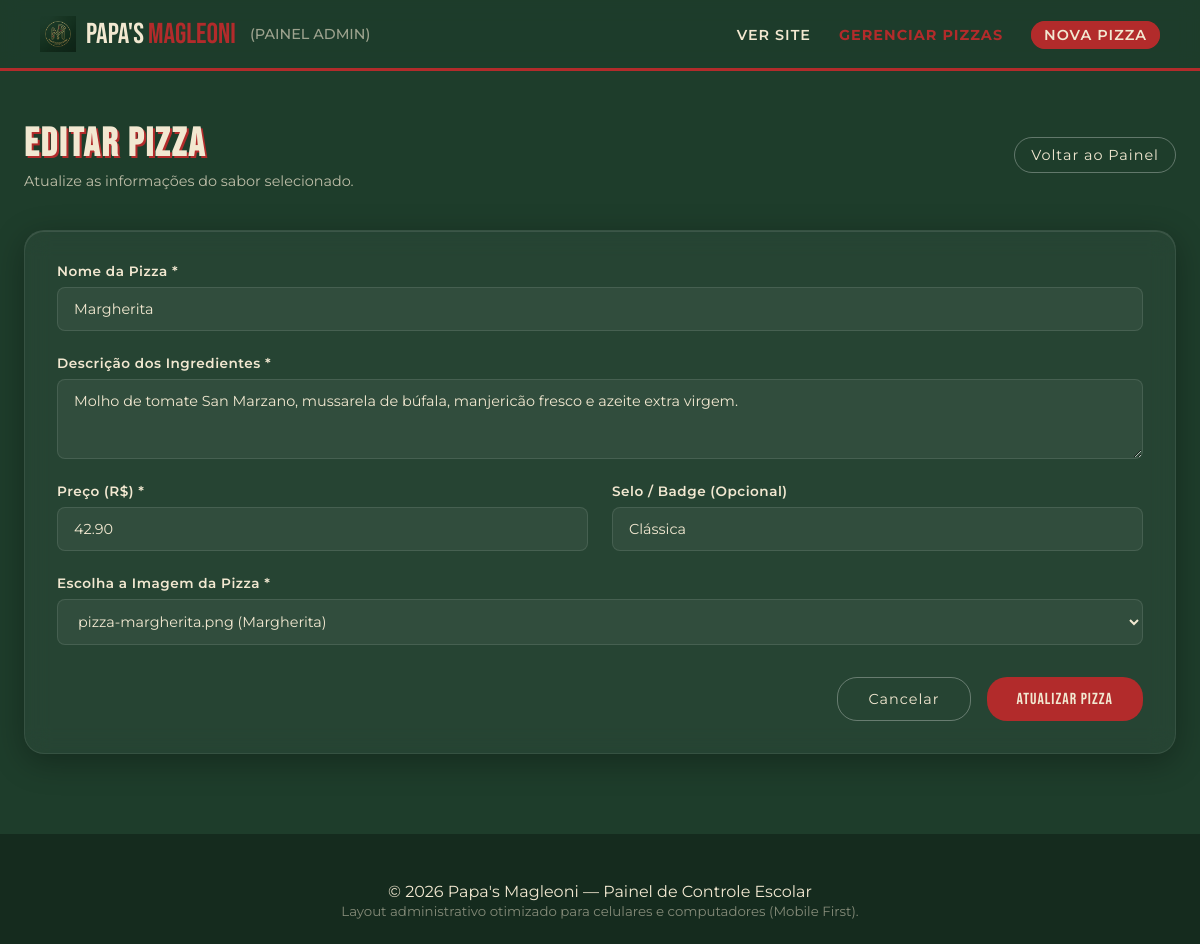
Screenshot of /editar.php?id=1 with the database file from the repository.
### tables this page shows
CREATE TABLE IF NOT EXISTS pizzas (id INT UNSIGNED AUTO_INCREMENT PRIMARY KEY,categoria_id INT UNSIGNED NULL,nome VARCHAR(100) NOT NULL,descricao TEXT NOT NULL,preco DECIMAL(10,2) NOT NULL,badge VARCHAR(50) DEFAULT NULL,imagem VARCHAR(255) NOT NULL,criado_em TIMESTAMP DEFAULT CURRENT_TIMESTAMP,CONSTRAINT fk_pizzas_categoria FOREIGN KEY (categoria_id) REFERENCES categorias(id) ON DELETE SET NULL);

### editar.php (the view, shortened to what this page needs)
<?php
require_once 'config/conexao.php';
$id = $_GET['id'] ?? null;
try {
    $stmt = $pdo->prepare("SELECT * FROM pizzas WHERE id = ?");
    $stmt->execute([$id]);
    $pizza = $stmt->fetch();
} catch (\PDOException $e) {
    $pizza = false;
    $error = "Erro ao buscar informações da pizza: " . $e->getMessage();
}
require_once 'includes/header_admin.php';
?>
<main class="admin-main">
    <section class="admin-header">
        <div>
            <h1 class="admin-title">Editar Pizza</h1>
            <p class="admin-subtitle">Atualize as informações do sabor selecionado.</p>
        </div>
        <a class="btn-outline-admin btn-sm" href="gerenciar.php" style="text-decoration:none;">
            Voltar ao Painel
        </a>
    </section>
    <section class="glass-card">
        <form action="editar.php?id=<?= $pizza['id'] ?>" method="post">
            <div class="form-grid-admin">
                <div class="form-group-admin full">
                    <label class="form-label-admin" for="nome">Nome da Pizza *</label>
                    <input class="form-control-admin" type="text" id="nome" name="nome" value="<?= htmlspecialchars($pizza['nome']) ?>" required>
                </div>
                <div class="form-group-admin full">
                    <label class="form-label-admin" for="descricao">Descrição dos Ingredientes *</label>
                    <textarea class="form-control-admin" id="descricao" name="descricao" rows="3" required style="resize:vertical;"><?= htmlspecialchars($pizza['descricao']) ?></textarea>
                </div>
                <div class="form-group-admin">
                    <label class="form-label-admin" for="preco">Preço (R$) *</label>
                    <input class="form-control-admin" type="number" step="0.01" min="0" id="preco" name="preco" value="<?= $pizza['preco'] ?>" required>
                </div>
                <div class="form-group-admin">
                    <label class="form-label-admin" for="badge">Selo / Badge (Opcional)</label>
                    <input class="form-control-admin" type="text" id="badge" name="badge" value="<?= htmlspecialchars($pizza['badge']) ?>" placeholder="Ex: Favorita, Novidade, Especial">
                </div>
                <div class="form-group-admin full">
                    <label class="form-label-admin" for="imagem">Escolha a Imagem da Pizza *</label>
                    <select class="form-control-admin" id="imagem" name="imagem" required>
                        <option value="images/pizza-margherita.png" <?= $pizza['imagem'] === 'images/pizza-margherita.png' ? 'selected' : '' ?>>pizza-margherita.png (Margherita)</option>
                    </select>
                </div>
            </div>
            <div style="display:flex; justify-content:flex-end; gap:16px; margin-top:32px;">
                <a class="btn-outline-admin btn-sm" href="gerenciar.php" style="text-decoration:none; padding:12px 30px;">Cancelar</a>
                <button class="btn-primary btn-sm" type="submit" style="padding:12px 30px; font-size:1rem; cursor:pointer;">Atualizar Pizza</button>
            </div>
        </form>
    </section>
</main>
<?php require_once 'includes/footer_admin.php'; ?>

### styles.css (style rules this page uses)
:root { --green-dark: #1E3D2B; --green-olive: #6B8E23; --red: #B22B2B; --cream: #F2E8D1; --brown: #8C4A2F; --green-light: #2a5a3a; --red-dark: #8a1f1f; --shadow: 0 8px 32px rgba(0,0,0,0.3); }
*, *::before, *::after { margin:0; padding:0; box-sizing:border-box; }
html { scroll-behavior: smooth; }
body { font-family: 'Montserrat', sans-serif; background: var(--green-dark); color: var(--cream); overflow-x: hidden; }
h1,h2,h3,h4,h5,h6 { font-family: 'Bebas Neue', sans-serif; letter-spacing: 2px; }
.btn-primary { background:var(--red); color:var(--cream); border:none; padding:16px 40px; border-radius:40px; font-family:'Bebas Neue',sans-serif; font-size:1.3rem; letter-spacing:3px; cursor:pointer; transition:all 0.3s; text-decoration:none; display:inline-block; }

### includes/header_admin.php (style rules this page uses)
.admin-main { max-width: 1200px; margin: 120px auto 60px; padding: 0 24px; }
.admin-header { display: flex; justify-content: space-between; align-items: center; margin-bottom: 40px; flex-wrap: wrap; gap: 20px; }
.admin-title { font-size: 2.5rem; color: var(--cream); text-shadow: 2px 2px 0 var(--red); }
.admin-subtitle { font-size: 0.9rem; opacity: 0.75; margin-top: 4px; }
.glass-card { background: rgba(255, 255, 255, 0.04); border: 1px solid rgba(255, 255, 255, 0.08); border-radius: 20px; padding: 32px; box-shadow: inset 0 1px 0 rgba(255, 255, 255, 0.1), var(--shadow); backdrop-filter: blur(12px); }
.btn-sm { padding: 8px 16px; font-size: 0.9rem; border-radius: 20px; letter-spacing: 1px; }
.btn-outline-admin { background: transparent; color: var(--cream); border: 1px solid rgba(255,255,255,0.3); transition: all 0.3s; }
.form-grid-admin { display: grid; grid-template-columns: 1fr 1fr; gap: 24px; }
.form-group-admin { display: flex; flex-direction: column; gap: 8px; }
.form-group-admin.full { grid-column: 1 / -1; }
.form-label-admin { font-size: 0.85rem; font-weight: 600; letter-spacing: 0.5px; color: var(--cream); }
.form-control-admin { background: rgba(255, 255, 255, 0.05); border: 1px solid rgba(255, 255, 255, 0.1); border-radius: 8px; padding: 12px 16px; color: var(--cream); font-family: 'Montserrat', sans-serif; font-size: 0.9rem; transition: all 0.3s; }

### rows the page displays
pizzas: nome "Margherita", descricao "Molho de tomate San Marzano, mussarela de búfala, manjericão fresco e azeite extra virgem.", preco "42.90", badge "Clássica", imagem "pizza-margherita.png (Margherita)"
